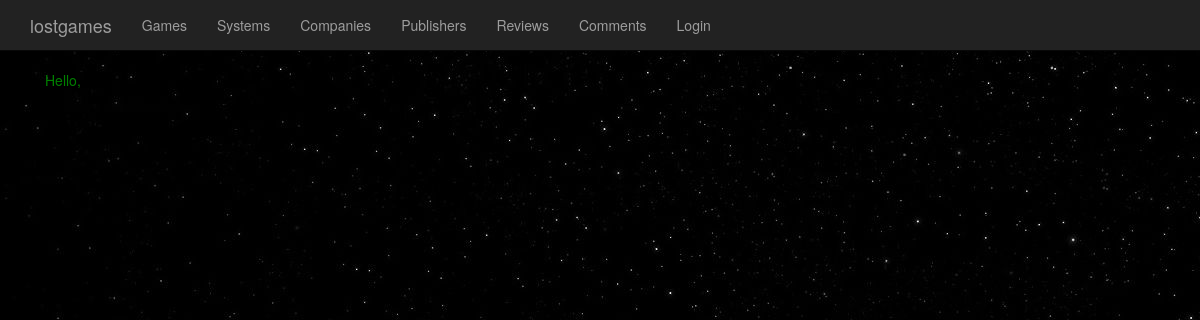
/core/companies/, run on an earlier commit of the app's database.
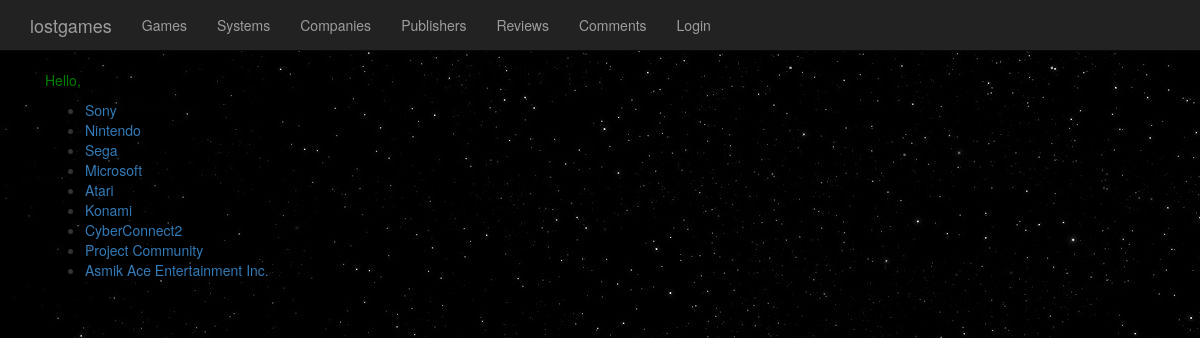
And on a later commit of the database.
### lostgames/models.py (models this page shows, shortened)
class Company(models.Model):
    name = models.CharField(max_length=256)
    date_founded = models.DateField()
    ceo = models.CharField(max_length=256)

### lostgames/views.py (the view)
def view_companies(request):
    companies = Company.objects.all()
    context = { 'companies': companies }
    return render(request, 'lostgames/companies.html', context)

### lostgames/templates/lostgames/companies.html (shortened to what this page needs)
{% extends 'lostgames/base.html' %}
{% block content %}
{% if companies %}
<ul>
{% for company in companies %}
    <li><a href="/core/companies/{{ company.id }}/">{{ company.name }}</a></li>
{% endfor %}
</ul>
{% endif %}
{% endblock %}

What changed in the data, as far as the page shows it:
added Company: name "Sony"
added Company: name "Nintendo"
added Company: name "Sega"
added Company: name "Microsoft"
added Company: name "Atari"
added Company: name "Konami"
added Company: name "CyberConnect2"
added Company: name "Project Community"
added Company: name "Asmik Ace Entertainment Inc."
